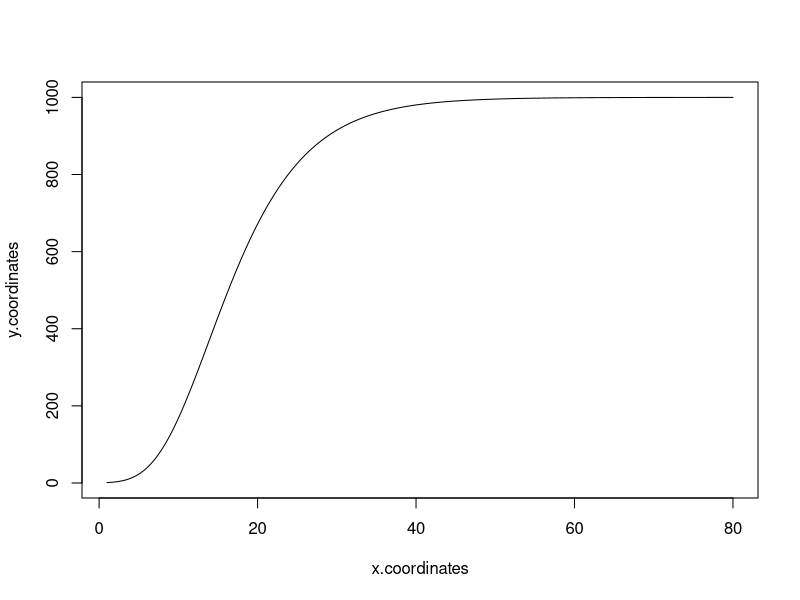

Generate this figure with R: (Note: this script raises an error after producing the figure.)
#LESSON 2:
  
#1: Write loop that prints 20-->10

for(i in 20:10){
  print(i)
}



#2: Write loop that prints 20-->10, evens only

for (i in 20:10){
  if (i %% 2 == 0){print(i)}
}



#3: Write a function that calculates whether a number is prime

prime <- function(n){
  if (n < 0){
    stop("Number must be greater than zero!")
  }
  if (n == 1 | n == 2){
    return(TRUE)
  } else {
    for (i in (n-1):2){
      if (n %% i == 0){
        return(FALSE)
      }
    }
    for (i in (n-1):2){
      if (n %% i != 0){
        return(TRUE)
      }
    }
  }
}



#4: Write loop printing out numbers 1:20, print "Good: NUMBER" if divisible by 5, "Job: NUMBER" if prime, nothing otherwise

for(i in 1:20){
  if(i %% 5 == 0){
    cat("Good:", i, "\n")
  }
  if(prime(i) == TRUE)
    cat("Job:", i, "\n")
}




#5: Gompertz curve is y(t) = a*e^(-b*e^(-c*t)); create function calculating y (pop size) given any parameters
# exp(x) = e^x in R

Gompertz.population <- function(t, a, b, c){
  y = a*exp(-b*exp(-c*t))
  return(y)
}




#6: Function to plot Gompertz curve over time

Gompertz.plot <- function(ti, tf, a, b, c){
  x.coordinates = seq(from = ti, to = tf, by = 0.1)
  y.coordinates = a*exp(-b*exp(-c*x.coordinates))
  plot(x.coordinates, y.coordinates, type = "l")
}

#Test:
Gompertz.plot(1, 80, 1000, 8, 0.15)




#7: Plot line as red if y>a, plot line as blue if y>b

Gompertz.plot <- function(ti, tf, a, b, c){
  x.coordinates = seq(from = ti, to = tf, by = 0.1)
  y.coordinates = a*exp(-b*exp(-c*x.coordinates))
  plot(x.coordinates[1:max(which(y.coordinates < b))], y.coordinates[1: max(which(y.coordinates < b))], type = "l")
  lines(x.coordinates[max(which(y.coordinates < b)):max(which(y.coordinates < a))], y.coordinates[max(which(y.coordinates < b)):max(which(y.coordinates < a))], col = "red")
  lines(x.coordinates[max(which(y.coordinates < a)):length(x.coordinates)], y.coordinates[max(which(y.coordinates < a)):length(y.coordinates)], col = "blue")
}




#9: write a function that draws boxes out of *** given a width and height

box <- function(w, h){
  star <- "*"
  space <- ""
  new.line <- "\n"
  lid.of.box <- paste(rep(star, w), collapse = "")
  inside.of.box <- rep(space, w-3)
  side.of.box <- c(star, inside.of.box, star, new.line)
  box <- cat("", lid.of.box, "\n", rep(side.of.box, h-2), lid.of.box)
}



#10: Modify box to put text centered in box:

box <- function(w, h, word){
  star <- "*"
  space <- ""
  new.line <- "\n"
  lid.of.box <- paste(rep(star, w), collapse = "")
  inside.of.box <- rep(space, (w-3))
  side.of.box <- c(star, inside.of.box, star, new.line)
  if(h %% 2 == 0){
    stop("Word inside box cannot be centered. Height of box needs to be an odd integer.")
  }
  if(w %% 2 != 0 & nchar(word) %% 2 == 0 | w %% 2 == 0 & nchar(word) %% 2 != 0){
    stop("Word inside box and width of box must BOTH be even or BOTH be odd in order to center word in box.")
  }
  if(nchar(word) > (w-2)){
    stop("Word inside of box cannot be greater than the width of the box minus two!")
  }
  if(nchar(word) == (w-2)){
    big.word.vector <- c(star, word, star)
    big.word.in.box <- c(paste(big.word.vector, collapse = ""), new.line)
    box <- cat("", lid.of.box, "\n", rep(side.of.box, (h-3)/2), big.word.in.box, rep(side.of.box, (h-3)/2), lid.of.box)
  } else {
    small.word.in.box <- c(star, rep(space, (w-nchar(word)-4)/2), word, rep(space, (w-nchar(word)-4)/2), star, new.line)
    box <- cat("", lid.of.box, "\n", rep(side.of.box, (h-3)/2), small.word.in.box, rep(side.of.box, (h-3)/2), lid.of.box)
  }
}




#11: Modify box function to build boxes out of arbitrary text:

box <- function(line.type, w, h, word){
  space <- ""
  new.line <- "\n"
  lid.of.box <- paste(rep(unlist(strsplit(line.type, "")), length.out = w), collapse = "")
  inside.of.box <- rep(space, (w-3))
  edge.of.box <- unlist(strsplit(line.type, ""))[1]
  side.of.box <- c(edge.of.box, inside.of.box, edge.of.box, new.line)
  if(h %% 2 == 0){
    stop("Word inside box cannot be centered. Height of box needs to be an odd integer.")
  }
  if(w %% 2 != 0 & nchar(word) %% 2 == 0 | w %% 2 == 0 & nchar(word) %% 2 != 0){
    stop("Word inside box and width of box must BOTH be even or BOTH be odd in order to center word in box.")
  }
  if(nchar(word) > (w-2)){
    stop("Word inside of box cannot be greater than the width of the box minus two!")
  }
  if(nchar(word) == (w-2)){
    big.word.vector <- c(edge.of.box, word, edge.of.box)
    big.word.in.box <- c(paste(big.word.vector, collapse = ""), new.line)
    box <- cat("", lid.of.box, "\n", rep(side.of.box, (h-3)/2), big.word.in.box, rep(side.of.box, (h-3)/2), lid.of.box)
  } else {
    small.word.in.box <- c(edge.of.box, rep(space, (w-nchar(word)-4)/2), word, rep(space, (w-nchar(word)-4)/2), edge.of.box, new.line)
    box <- cat("", lid.of.box, "\n", rep(side.of.box, (h-3)/2), small.word.in.box, rep(side.of.box, (h-3)/2), lid.of.box)
  }
}

#Test:
box("hell yeah ", 39, 17, "What hath science wrought")




#12: Hurdle models first decide if a species is present (yes/no), and if so, decide their abundance level (how many)
#Write a function that models if a species (ONE species) is present at any of n sites, and if so, how many are there
#use bernoulli determine presence (0,1, user chosen probability of 1 (like coin flip)), and poisson for abundance (user-chosen lambda)
#Want output of abundance at each site (so, prob of presence multiplied by abundance value?)

hurdle.model <- function(numb.sites, prob.presence, expected.abundance){
  if(prob.presence > 1 | prob.presence < 0){
    stop("Probabilities must have a value between 0 and 1")
  }
  presence <- rbinom(numb.sites, 1, prob.presence)
  abundance <- rpois(numb.sites, expected.abundance)
  adjusted.abundance <- (presence * abundance)
  return(adjusted.abundance)
}

#Test:
hurdle.model(10, 0.5, 50)
hurdle.model(10, 12, 50)




#13:  Write a hurdle model that simulates lots of of species with their own p and lambda on n sites
#return results in a matrix with species as columns, sites as rows
#My function takes vectors of length n for species, prob.presence, and expected.abundance

hurdle.model.expanded <- function(numb.sites, species, prob.presence, expected.abundance){
  for(i in 1:length(numb.sites)){
    if(any(prob.presence[i] > 1) | any(prob.presence[i] < 0)){
      stop("Probabilities must have a value between 0 and 1")
    }
  }
  if(length(species) != length(prob.presence) | length(species) != length(expected.abundance)){
    stop("There must be a probability of presence and expected abundance for each species")
  }
  abundance.matrix <- matrix(nrow = numb.sites, ncol = length(species), dimnames = list(1:numb.sites, species))
  for(i in 1:length(species)){
    presence <- rbinom(numb.sites, 1, prob.presence[i])
    abundance <- rpois(numb.sites, expected.abundance[i])
    adjusted.abundance <- (presence * abundance)
    abundance.matrix[, i] <- adjusted.abundance
  }
  return(abundance.matrix)
}

#Test:
hurdle.model.expanded(4, c("boba", "jil", "yef"), c(0.5, 0.9, 0.1), c(10, 50, 100))




#14: Progress through time, professor moves a random, normally-distributed distance N-S and E-W every five minutes.
#Simulate process 100 times and plot. 

random.walk <- plot(0, 0, xlim = c(-40, 40), ylim = c(-40, 40), type = "l")
start.point <- c(0,0)
for(i in 1:100){
  start.point.prior <- start.point
  start.point <- start.point + c(rnorm(1, 0, 2), rnorm(1, 0, 2))
  lines(c(start.point.prior[1], start.point[1]), c(start.point.prior[2], start.point[2]))
}




#15: #15) Run simulation to see how long, on average, until faculty member falls of cliff (approx 5 miles away in all directions)
#Need scale: Assume person walks 4 mi/h. This means person walks 0.33 miles in 5 min. Thus, set SD = 0.33 for more accurate model
#Assume 1 on the plot = 1 mile
#need distance formula:

time.to.death <- function(n){
  timestep.to.death <- numeric(n)
  time.to.death <- 5 * timestep.to.death
  start.point <- c(0,0)
  distance.from.origin <- (start.point[1]^2 + start.point[2]^2)^(1/2)
  for (j in 1:n){
    for(i in 1:10000){
      if (distance.from.origin <= 5){
        start.point.prior <- start.point
        start.point <- start.point + c(rnorm(1, 0, 0.33), rnorm(1, 0, 0.33))
      }
      if (distance.from.origin > 5){
        timestep.to.death[j] <- (i-1)
      }
    }
  }
  print(time.to.death)
  cat("Average time to death with a sample size of", n, ":")
  return(mean(time.to.death))
}



#LESSON 3:


#1: Implement cat class with arbitrary slots, methods = print and race

# Constructor function:

new.cat <- function(weight, color, hair_length, polydactyl){
  object <- list(weight = weight, color = color, hair_length = hair_length, polydactyl = polydactyl)
  class(object) <- "cat"
  return(object)
}

# Some cats:

Milo <- new.cat(12, "flamepoint", "short", FALSE)
Remy <- new.cat(4, "grey tabby", "long", TRUE)
Remus <- new.cat(8, "black", "short", FALSE)
Darwin <- new.cat(11, "blue", "short", FALSE)

# Print method:

print.cat <- function(cat.name, ...){
  if(!inherits(cat.name, "cat")){
    stop("This creature is not a cat, and is grieviously insulted that you should insinuate otherwise")
  } else if(cat.name$polydactyl == TRUE){
    cat("This creature is a", cat.name$color, "cat with", cat.name$hair_length, "hair", "and far too many toes.")
  } else if(cat.name$polydactyl == FALSE){
    cat("This creature is a", cat.name$color, "cat with", cat.name$hair_length, "hair", "and a normal number of toes.")
  }
}

# Race method:
#Suppose that if cat A weighs less than cat B, cat A wins.
#Suppose that if cat A and cat B weigh the same, then the cat with more toes is faster and wins.
#Suppose that if the two cats are the same weight and have the same number of toes, it's a tie.

race <- function(first, second){
  if(!inherits(first, "cat") | !inherits(second, "cat")){
    stop("At least one of these creatures is not a cat, thus the two cannot race.")
  } else if(first$weight < second$weight){
    print("First cat won the race.")
  } else if(first$weight > second$weight){
    print("Second cat won the race.")
  } else if(first$weight == second$weight){
    if(first$polydactyl == TRUE && second$polydactyl == FALSE){
      print("First cat won the race.")
    } else if(first$polydactyl == FALSE && second$polydactyl == TRUE){
      print("Second cat won the race.")
    } else if(first$polydactyl == second$polydactyl){
      print("These cats are the same weight and have the same number of toes. It's a tie.")
    }
  }
}

#Test:

fat.black.polydactyl <- new.cat(15, "black", "short", TRUE)
skinny.polydactyl <- new.cat(5, "grey", "long", TRUE)
fat.normal <- new.cat(15, "calico", "long", FALSE)
skinny.normal <- new.cat(5, "sealpoint", "rex", FALSE)
fat.calico.polydactyl <- new.cat(15, "calico", "long", TRUE)

race(fat.black.polydactyl, fat.calico.polydactyl)
race(fat.calico.polydactyl, fat.black.polydactyl)
race(fat.calico.polydactyl, fat.normal)
race(fat.normal, skinny.normal)




#2: Implement a point class, holds a coordinate pair (x,y)

new.point <- function(x,y){
  point <- c(x,y)
  class(point) <- "point"
  return(point)
}

#Test:

point.a <- new.point(3,4)
class(point.a)



#3: Write a distance method calculating distance between two points

distance.point <- function(first.point, second.point){
  if(!inherits(first.point, "point") | !inherits(second.point, "point")){
    stop("At least one of the objects is not a point.")
  } else{
    distance <- ((second.point[1] - first.point[1])^2 + (second.point[2] - first.point[2])^2)^(1/2)
    return(distance)
  }
}

#Test:

point.a <- new.point(3,4)
point.b <- new.point(10,10)
distance.point(point.a, point.b)



#4: Make a line class: takes two point objects, makes line between them

new.line <- function(first.point, second.point){
  if(!inherits(first.point, "point") | !inherits(second.point, "point")){
    stop("At least one object is not a point.")
  }
  line <- list(first.point, second.point)
  class(line) <- "line"
  return(line)
}


#5: Make a polygon class that stores polygon from point objects

new.polygon <- function(first.point, second.point, ...){
  polygon <- list(first.point, second.point, ..., first.point)
  class.check <- sapply(polygon, class)
  if(any((class.check) != "point")){
    stop("At least one object is not a point.")
  } else {
    class(polygon) <- "polygon"
    return(polygon)
  }
}

#Test:
point.a <- new.point(3,4)
point.b <- new.point(10,10)
point.c <- new.point(0,0)

polygon.a <- new.polygon(point.a, point.b, point.c)
new.polygon(point.a, point.b, c(4,5), point.c)



#6: Write plot methods for point and line objects

#Plot point objects:

plot.point <- function(point){
  if(!inherits(point, "point")){
    stop("Object must be of class 'point'!")
  } else {
    plot(point[1], point[2])
  }
}

#Plot line objects:

plot.line <- function(line){
  if(!inherits(line, "line")){
    stop("Object must be of class 'line'!")
  } else {
    first.point <- unlist(line[1])
    second.point <- unlist(line[2])
    x.coordinates <- c(first.point[1], second.point[1])
    y.coordinates <- c(first.point[2], second.point[2])
    plot(x.coordinates, y.coordinates, type = "l")
  }
}




#7: Plot methods for polygon objects

plot.polygon <- function(polygon){
  if(!inherits(polygon, "polygon")){
    stop("Object must be of class 'polygon'!")
  } else {
    x.coordinates <- numeric(length(polygon))
    y.coordinates <- numeric(length(polygon))
    for(i in 1:length(polygon)){
      point <- unlist(polygon[i])
      x.coordinates[i] <- point[1]
      y.coordinates[i] <- point[2]
    }
    plot(x.coordinates, y.coordinates, type = "l")
  }
}

#Test: 
point.a <- new.point(3,4)
point.b <- new.point(10,10)
point.c <- new.point(0,0)
point.d <- new.point(-1, 4)
polygon.b <- new.polygon(point.a, point.b, point.c, point.d)
plot.polygon(polygon.b)



#9: 

#Circle object: takes a POINT object and a number (radius)

new.circle <-  function(point, radius){
  if(!inherits(point, "point")){
    stop("Point object must be of class 'point'!")
  } else {
    circle <- list(point, radius)
    class(circle) <- "circle"
    return(circle)
  }
}

#Plot method for circle objects:

plot.circle <- function(circle){
  if(!inherits(circle, "circle")){
    stop("Object must be of class 'circle'!")
  } else {
    point <- unlist(circle[1])
    radius <- unlist(circle[2])
    pos.x.coordinates = seq((point[1] - radius), (point[1] + radius), by = 0.1)
    neg.x.coordinates = seq((point[1] + radius), (point[1] - radius), by = -0.1)
    total.x.coordinates = c(pos.x.coordinates, neg.x.coordinates)
    pos.y.coordinates = c(point[2] + (radius^2 - (pos.x.coordinates - point[1])^2)^(1/2))
    neg.y.coordinates = c(point[2] - (radius^2 - (pos.x.coordinates - point[1])^2)^(1/2))
    total.y.coordinates = c(pos.y.coordinates, neg.y.coordinates)
    plot(total.x.coordinates, total.y.coordinates, type = "l", asp = 1)
  }
}

#Test: 
point.a <- new.point(3,4)
circle.test <- new.circle(point.a, 5)
plot.circle(circle.test)



#8: create a canvas object that the "add" function can add point, line, circle, and polygon objects to. 
#Create plot and print methods for this class.

#Canvas object:

new.canvas <- function(object, ...){
  canvas <- list(object, ...)
  class.check <- sapply(canvas, class)
  for(i in 1:length(class.check)){
    if(class.check[i] != "point"){
      if(class.check[i] != "circle"){
        if(class.check[i] != "line"){
          if(class.check[i] != "polygon"){
            stop("All canvas objects must be of class point, line, circle, or polygon!")
          }
        }
      }
    } 
  }
  class(canvas) <- "canvas"
  return(canvas)
}

#Test: 
point.a <- new.point(3,4)
point.b <- new.point(10,10)
point.c <- new.point(0,0)
point.d <- new.point(-1, 4)
circle.test <- new.circle(point.a, 5)
polygon.a <- new.polygon(point.a, point.b, point.c)

new.canvas(point.a, point.b, point.c, point.d, circle.test, polygon.a)
new.canvas(point.a, point.b, circle.test, c(1, 5))

#Add function(add more objects to canvas):

add.to.canvas <- function(canvas, new.object, ...){
  if(class(canvas) != "canvas"){
    stop("Canvas object must be of class canvas!")
  }
  new.objects <- list(new.object, ...)
  class.check <- sapply(new.objects, class)
  for(i in 1:length(class.check)){
    if(class.check[i] != "point"){
      if(class.check[i] != "circle"){
        if(class.check[i] != "line"){
          if(class.check[i] != "polygon"){
            stop("All canvas objects must be of class point, line, circle, or polygon!")
          }
        }
      }
    } 
  }
  for (i in 1:length(new.objects)){
  canvas[length(canvas) + i] <- new.objects[i]
  return(canvas) 
  }
}

#Test: 

test.canvas <- new.canvas(point.a, point.b, circle.test)
add.to.canvas(new.canvas, point.c)

#Plot methods:

plot.canvas <- function(canvas){
  plot(c(0, 0, 15, 15, 0), c(0, 15, 15, 0, 0), type = "l", asp = 1, col = "white")
  for(i in 1:length(canvas)){
    if(class(canvas[[i]]) == "point"){
      point <- canvas[[i]]
      points(point[1], point[2])
    } else if(class(canvas[[i]]) == "circle"){
      circle <- canvas[[i]]
      point <- unlist(circle[1])
      radius <- unlist(circle[2])
      pos.x.coordinates = seq((point[1] - radius), (point[1] + radius), by = 0.1)
      neg.x.coordinates = seq((point[1] + radius), (point[1] - radius), by = -0.1)
      total.x.coordinates = c(pos.x.coordinates, neg.x.coordinates)
      pos.y.coordinates = c(point[2] + (radius^2 - (pos.x.coordinates - point[1])^2)^(1/2))
      neg.y.coordinates = c(point[2] - (radius^2 - (pos.x.coordinates - point[1])^2)^(1/2))
      total.y.coordinates = c(pos.y.coordinates, neg.y.coordinates)
      lines(total.x.coordinates, total.y.coordinates)
    } else if (class(canvas[[i]]) == "polygon"){
      x.coordinates <- numeric(length(polygon))
      y.coordinates <- numeric(length(polygon))
      for(i in 1:length(polygon)){
        point <- unlist(polygon[i])
        x.coordinates[i] <- point[1]
        y.coordinates[i] <- point[2]
      }
      lines(x.coordinates, y.coordinates)
    } else if(class(canvas[[i]]) == "line"){
      line <- canvas[[i]]
      first.point <- unlist(line[1])
      second.point <- unlist(line[2])
      x.coordinates <- c(first.point[1], second.point[1])
      y.coordinates <- c(first.point[2], second.point[2])
      lines(x.coordinates, y.coordinates, type = "l")
    }
  }
}

#Test:

test.canvas <- new.canvas(point.a, point.b, circle.test)
plot.canvas(test.canvas)

#Finally, print methods for canvas objects:

print.canvas <- function(canvas){
  if(class(canvas) != "canvas"){
    stop("Object must be of class 'canvas'!")
  } else {
    cat("There are", length(canvas), "objects on this canvas.", "\n")
    for(i in 1:length(canvas)){
      cat("Object", paste("#", i, collapse = ""), "is a", paste(class(canvas[[i]]), ".", collapse = ""), "\n")
    }
  }
}



#13: Add OPTIONAL color support to canvas plot

plot.canvas <- function(canvas, point.color = "black", line.color = "black", circle.color = "black", polygon.color = "black"){
  plot(c(0, 0, 15, 15, 0), c(0, 15, 15, 0, 0), type = "l", asp = 1, col = "white")
  for(i in 1:length(canvas)){
    if(class(canvas[[i]]) == "point"){
      point <- canvas[[i]]
      points(point[1], point[2], col = point.color)
    } else if(class(canvas[[i]]) == "circle"){
      circle <- canvas[[i]]
      point <- unlist(circle[1])
      radius <- unlist(circle[2])
      pos.x.coordinates = seq((point[1] - radius), (point[1] + radius), by = 0.1)
      neg.x.coordinates = seq((point[1] + radius), (point[1] - radius), by = -0.1)
      total.x.coordinates = c(pos.x.coordinates, neg.x.coordinates)
      pos.y.coordinates = c(point[2] + (radius^2 - (pos.x.coordinates - point[1])^2)^(1/2))
      neg.y.coordinates = c(point[2] - (radius^2 - (pos.x.coordinates - point[1])^2)^(1/2))
      total.y.coordinates = c(pos.y.coordinates, neg.y.coordinates)
      lines(total.x.coordinates, total.y.coordinates, col = circle.color)
    } else if (class(canvas[[i]]) == "polygon"){
      x.coordinates <- numeric(length(polygon))
      y.coordinates <- numeric(length(polygon))
      for(i in 1:length(polygon)){
        point <- unlist(polygon[i])
        x.coordinates[i] <- point[1]
        y.coordinates[i] <- point[2]
      }
      lines(x.coordinates, y.coordinates, col = polygon.color)
    } else if(class(canvas[[i]]) == "line"){
      line <- canvas[[i]]
      first.point <- unlist(line[1])
      second.point <- unlist(line[2])
      x.coordinates <- c(first.point[1], second.point[1])
      y.coordinates <- c(first.point[2], second.point[2])
      lines(x.coordinates, y.coordinates, type = "l", col = line.color)
    }
  }
}




#LESSON 4:



  
#1: Create a dataset of 10 variables, each drawn from normal distributions with DIFF MEANS AND SDs!

replicate(10, rnorm(1, mean = runif(1, -5, 5), sd = runif(1, 0, 10)))




#2: Make version of summary function for continuous datasets

summary.continuous <- function(data.vector){
  if(is.numeric(data.vector) == FALSE){
    stop("Data are not numeric.")
  }
  mean.data <- mean(data.vector)
  sd.data <- sd(data.vector)
  max.data <- max(data.vector)
  min.data <- min(data.vector)
  cat("", "Mean = ", mean.data, "\n", "Standard deviation =", sd.data, "\n", "Min. value =", min.data, "\n", "Max. value =", max.data)
}

#Test:

bunch.of.numbers <- replicate(20, rnorm(1, mean = runif(1, -5, 5), sd = runif(1, 0, 10)))
summary.continuous(bunch.of.numbers)



#3: Write summary function that summarizes only categorical data (NOT is.numeric, aka !is.numeric)
#Percentages, total count make sense for categorical data?
#In other words, you've got a vector of people who are male, female, etc. Can't take mean etc., but can say %male


summary.categorical <- function(data.vector){
  if(is.numeric(data.vector) == TRUE){
    stop("Data are not categorical.")
  }
  cat("N =", length(data.vector), "\n \n")
  instances.of.element.one <- length(which(data.vector == data.vector[1]))
  percent.element.one <- round(100*(instances.of.element.one/length(data.vector)), 2)
  cat("Percent", data.vector[1], "=", paste(c(percent.element.one, "%"), collapse = ""), "\n")
  for(i in 2:length(data.vector)){
    if(any(data.vector[i] == data.vector[1:(i-1)]) == FALSE){
      instances.of.i <- length(which(data.vector == data.vector[i]))
      percent.element.i <- round(100*(instances.of.i/length(data.vector)), 2)
      cat("Percent", data.vector[i], "=", paste(c(percent.element.i, "%"), collapse = ""), "\n")
    }
  }
}

#Test: 

horses <- c("arab", "arab", "Morgan", "saddlebred", "Friesian", "Haflinger", "paint", "appaloosa", "Friesian", "Peruvian Paso", "arab", "arab", "Welsh cob", "Knabstrupper", "arab")
summary.categorical(horses)




#4) summary function capable of both kinds of data

summary.general <- function(data.vector){
  if(is.numeric(data.vector) == TRUE){
    summary.continuous(data.vector)
  } else {
    summary.categorical(data.vector)
  }
}

#Test:

tf <- c(TRUE, TRUE, FALSE, FALSE, TRUE, FALSE, FALSE, FALSE, FALSE, TRUE)

summary.general(horses)
#(character)
summary.general(tf)
#(logical)
summary.general(bunch.of.numbers)
#(numeric)



#5: write a function that will take an arbitrary input sequence of DNA and output the translated sequence

#First, lookup table construction:

bases <- c("A", "G", "T", "C")
codons <- expand.grid(bases, bases, bases)
rearranged.codons <- codons[c(3, 2, 1)]
amino.acids <- c("Lys", "Lys", "Asn", "Asn", "Arg", "Arg", "Ser", "Ser", "Ile", "Met", "Ile", "Ile", "Thr", "Thr", "Thr", "Thr", "Glu", "Glu", "Asp", "Asp", "Gly", "Gly", "Gly", "Gly", "Val", "Val", "Val", "Val", "Ala", "Ala", "Ala", "Ala", "stop", "stop", "Tyr", "Tyr", "stop", "Trp", "Cys", "Cys", "Leu", "Leu", "Phe", "Phe", "Ser", "Ser", "Ser", "Ser", "Gln", "Gln", "His", "His", "Arg", "Arg", "Arg", "Arg", "Leu", "Leu", "Leu", "Leu", "Pro", "Pro", "Pro", "Pro")
DNA.translation.lookup.table <- cbind(rearranged.codons, amino.acids)

merged.codons <- character(nrow(DNA.translation.lookup.table))

for(i in 1:nrow(DNA.translation.lookup.table)){
  merged.codons[i] <- paste(DNA.translation.lookup.table[i, 1], DNA.translation.lookup.table[i, 2], DNA.translation.lookup.table[i, 3], collapse = "")
}

merged.codons.final <- gsub(" ", "", merged.codons)
DNA.translation.lookup.table[,5] <- merged.codons.final

#Now I have a data frame with amino acids in col 4 and codons in col 5
#Second, split string into character vector with nchar == 3 for each element
#I tried using strsplit and substring and other stuff... no luck.

#DNA splitting function:

DNA.codons <- function(DNA.seq){
  single.nucleotides <- unlist(strsplit(DNA.seq, ""))
  if((length(single.nucleotides) %% 3) != 0){
    stop("DNA sequence must have a length that is a multiple of three!")
  }
  first.nuc.seq <- seq(1, length(single.nucleotides), by = 3)
  second.nuc.seq <- first.nuc.seq + 1
  third.nuc.seq <- first.nuc.seq + 2
  first.nucleotide <- single.nucleotides[first.nuc.seq]
  second.nucleotide <- single.nucleotides[second.nuc.seq]
  third.nucleotide <- single.nucleotides[third.nuc.seq]
  codons <- character(length(first.nuc.seq))
  for(i in 1:length(first.nuc.seq)){
    codons[i] <- paste(first.nucleotide[i], second.nucleotide[i], third.nucleotide[i], collapse = "")
  }
  codons.final <- gsub(" ", "", codons)
  return(codons.final)
}

#Finally, translate codons into amino acids:

DNA.translate <- function(DNA.seq){
  single.nucleotides <- unlist(strsplit(DNA.seq, ""))
  if((length(single.nucleotides) %% 3) != 0){
    stop("DNA sequence must have a length that is a multiple of three!")
  }
  first.nuc.seq <- seq(1, length(single.nucleotides), by = 3)
  second.nuc.seq <- first.nuc.seq + 1
  third.nuc.seq <- first.nuc.seq + 2
  first.nucleotide <- single.nucleotides[first.nuc.seq]
  second.nucleotide <- single.nucleotides[second.nuc.seq]
  third.nucleotide <- single.nucleotides[third.nuc.seq]
  codons <- character(length(first.nuc.seq))
  for(i in 1:length(first.nuc.seq)){
    codons[i] <- paste(first.nucleotide[i], second.nucleotide[i], third.nucleotide[i], collapse = "")
  }
  codons.final <- gsub(" ", "", codons)
  codon.ref <- unlist(DNA.translation.lookup.table[5])
  names(codon.ref) <-  unlist(DNA.translation.lookup.table[4])
  
  protein <- character(length(codons.final))
  for(i in 1:length(codons.final)){
    protein[i] <- names(codon.ref[match(codons.final[i], codon.ref)])
  }
  return(protein)
}

#Test:
DNA.real.test <- "GATTTCCCCAAACTGAAGCTA"
DNA.translate(DNA.real.test)





#6: write a function that will take multiple sequences, translate, and flag where they match up

DNA.seq.overlap <- function(DNA.seq.1, DNA.seq.2, ...){
  DNA.list <- list(DNA.seq.1, DNA.seq.2, ...)
  translated.seqs <- sapply(DNA.list, DNA.translate)
  for(i in 1:(length(DNA.seq.1)-1)){
    match <- which(DNA.list[[i]] == DNA.list[[i+1]])
  }
}

#...
